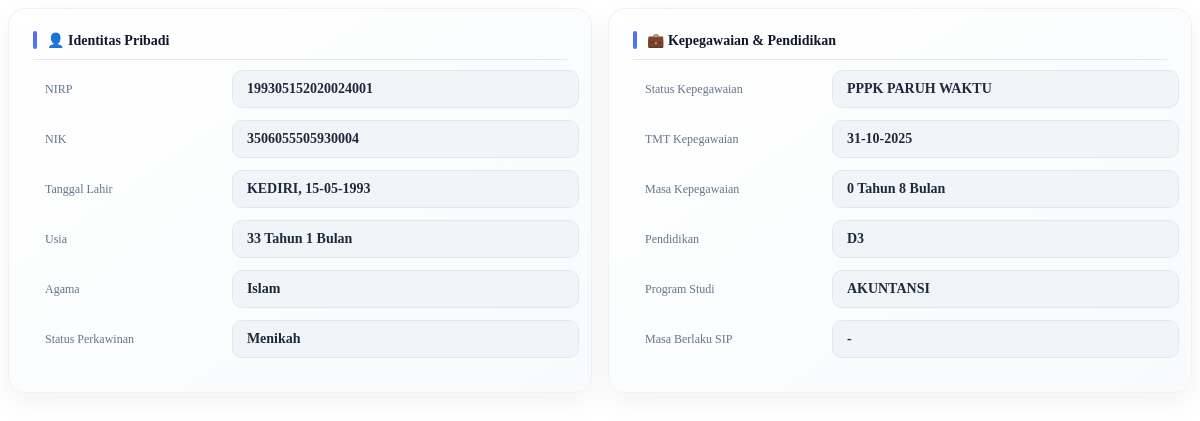
Screenshot of /pages/P3K-Paruh-Waktu/detailP3KPR.php?id=2 with the database file from the repository.
### tables this page shows
CREATE TABLE `pegawai_p3k_paruh_waktu` (
  `id` int(11) NOT NULL,
  `nama` varchar(255) DEFAULT NULL,
  `nik` varchar(50) DEFAULT NULL,
  `nip` varchar(50) DEFAULT NULL,
  `jenis_kelamin` varchar(20) DEFAULT NULL,
  `tanggal_lahir` date DEFAULT NULL,
  `alamat` varchar(255) DEFAULT NULL,
  `nomor_hp` varchar(20) DEFAULT NULL,
  `email` varchar(100) DEFAULT NULL,
  `jabatan` varchar(100) DEFAULT NULL,
  `unit` varchar(100) DEFAULT NULL,
  `tmt_masuk` date DEFAULT NULL,
  `status_kepegawaian` varchar(50) DEFAULT NULL,
  `tmt_kepegawaian` date DEFAULT NULL,
  `status_pegawai` enum('AKTIF','NONAKTIF','RESIGN','PENSIUN') DEFAULT 'AKTIF',
  `tmt_status` date DEFAULT NULL,
  `masa_berlaku` date DEFAULT NULL,
  `tempat_lahir` varchar(100) DEFAULT NULL,
  `agama` varchar(100) DEFAULT NULL,
  `status_perkawinan` varchar(20) DEFAULT NULL,
  `pendidikan` varchar(50) DEFAULT NULL,
  `program_studi` varchar(255) DEFAULT NULL
);

### pages/P3K-Paruh-Waktu/detailP3KPR.php (the view, shortened to what this page needs)
<?php
require_once('../../config/db.php');
$id = intval($_GET['id']);
$data = $koneksi->query("SELECT * FROM pegawai_p3k_paruh_waktu WHERE id=$id")->fetch_assoc();
$tgl_lahir = $data['tanggal_lahir'];
$lahir = new DateTime($tgl_lahir);
$today = new DateTime();
$diff = $today->diff($lahir);
$usia_tahun = $diff->y;
$usia_bulan = $diff->m;
if (!empty($data['tmt_kepegawaian']) && $data['tmt_kepegawaian'] != '0000-00-00') {
    $tmt_kepeg = new DateTime($data['tmt_kepegawaian']);
    $today = new DateTime();
    $diff_kepeg = $today->diff($tmt_kepeg);
    $kepeg_tahun = $diff_kepeg->y;
    $kepeg_bulan = $diff_kepeg->m;
} else {
    $kepeg_tahun = '-';
    $kepeg_bulan = '';
}
?>
<div class="detail-container">
    <div class="card-box">
        <div class="section-title">👤 Identitas Pribadi</div>
        <div class="item">
            <span class="label">NIRP</span>
            <span class="value"><?= $data['nip']; ?></span>
        </div>
        <div class="item">
            <span class="label">NIK</span>
            <span class="value"><?= $data['nik']; ?></span>
        </div>
        <div class="item">
            <span class="label">Tanggal Lahir</span>
            <span class="value">
                <?= $data['tempat_lahir']; ?>, <?= date('d-m-Y', strtotime($data['tanggal_lahir'])); ?>
            </span>
        </div>
        <div class="item">
            <span class="label">Usia</span>
            <span class="value">
                <?= $usia_tahun; ?> Tahun <?= $usia_bulan; ?> Bulan
            </span>
        </div>
        <div class="item">
            <span class="label">Agama</span>
            <span class="value"><?= $data['agama']; ?></span>
        </div>
        <div class="item">
            <span class="label">Status Perkawinan</span>
            <span class="value"><?= $data['status_perkawinan']; ?></span>
        </div>
    </div>
    <div class="card-box">
        <div class="section-title">💼 Kepegawaian & Pendidikan</div>
        <div class="item">
            <span class="label">Status Kepegawaian</span>
            <span class="value"><?= $data['status_kepegawaian']; ?></span>
        </div>
        <div class="item">
            <span class="label">TMT Kepegawaian</span>
            <span class="value">
                <?= date('d-m-Y', strtotime($data['tmt_kepegawaian'])); ?>
            </span>
        </div>
        <div class="item">
            <span class="label">Masa Kepegawaian</span>
            <span class="value">
                <?= $kepeg_tahun; ?> Tahun <?= $kepeg_bulan; ?> Bulan
            </span>
        </div>
        <div class="item">
            <span class="label">Pendidikan</span>
            <span class="value"><?= $data['pendidikan']; ?></span>
        </div>
        <div class="item">
            <span class="label">Program Studi</span>
            <span class="value"><?= $data['program_studi']; ?></span>
        </div>
        <div class="item">
            <span class="label">Masa Berlaku SIP</span>
            <span class="value">
                <?= (!empty($data['masa_berlaku']) && $data['masa_berlaku'] != '0000-00-00')
                    ? date('d-m-Y', strtotime($data['masa_berlaku']))
                    : '-'; ?>
            </span>
        </div>
    </div>
</div>

### pages/P3K-Paruh-Waktu/detailP3KPR.php (style rules this page uses)
.detail-container { display: flex; gap: 16px; align-items: flex-start; }
.card-box { flex: 1; min-width: 0; overflow: hidden; transition: 0.2s; height: fit-content; background: linear-gradient(145deg, #ffffff, #f8fafc); border-radius: 18px; padding: 22px 24px; border: 1px solid #eef2f7; box-shadow: 0 10px 30px rgba(0, 0, 0, 0.05), inset 0 1px 0 rgba(255, 255, 255, 0.6); }
.section-title { display: flex; align-items: center; gap: 10px; font-size: 14px; font-weight: 700; color: #0f172a; margin-bottom: 10px; padding-bottom: 10px; border-bottom: 1px solid #e5e7eb; position: relative; }
.section-title::before { content: ""; width: 4px; height: 18px; border-radius: 6px; background: linear-gradient(180deg, #6366f1, #3b82f6); }
.item { display: grid; margin-bottom: 12px; gap: 12px; align-items: center; grid-template-columns: 35% 65%; }
.label { font-size: 12px; color: #64748b; font-weight: 500; line-height: 1.4; flex-shrink: 0; width: 120px; padding: 9px 12px; white-space: nowrap; }
.value { flex: 1; min-width: 0; font-size: 14px; font-weight: 600; color: #1e293b; padding: 10px 14px; border-radius: 10px; background: #f1f5f9; border: 1px solid #e2e8f0; word-break: normal; overflow-wrap: anywhere; }

### rows the page displays
pegawai_p3k_paruh_waktu: nip "199305152020024001", nik "3506055505930004", tempat_lahir "KEDIRI", tanggal_lahir "15-05-1993", agama "Islam", status_perkawinan "Menikah", status_kepegawaian "PPPK PARUH WAKTU", tmt_kepegawaian "31-10-2025", tmt_kepegawaian "0", tmt_kepegawaian "8", pendidikan "D3", program_studi "AKUNTANSI"
